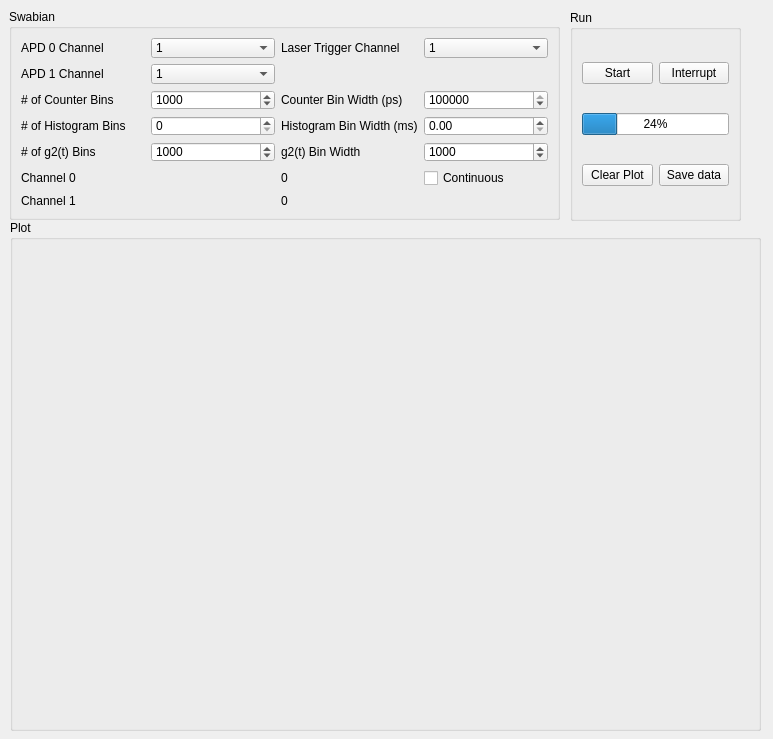
<?xml version="1.0" encoding="UTF-8"?>
<ui version="4.0">
 <class>Form</class>
 <widget class="QWidget" name="Form">
  <property name="geometry">
   <rect>
    <x>0</x>
    <y>0</y>
    <width>773</width>
    <height>739</height>
   </rect>
  </property>
  <property name="windowTitle">
   <string>Form</string>
  </property>
  <widget class="QGroupBox" name="groupBox">
   <property name="geometry">
    <rect>
     <x>9</x>
     <y>9</y>
     <width>551</width>
     <height>211</height>
    </rect>
   </property>
   <property name="title">
    <string>Swabian</string>
   </property>
   <layout class="QGridLayout" name="gridLayout_2">
    <item row="0" column="0">
     <widget class="QLabel" name="APD0_label">
      <property name="text">
       <string>APD 0 Channel</string>
      </property>
     </widget>
    </item>
    <item row="0" column="1">
     <widget class="QComboBox" name="APD0_select">
      <property name="currentText">
       <string>1</string>
      </property>
      <item>
       <property name="text">
        <string>1</string>
       </property>
      </item>
      <item>
       <property name="text">
        <string>2</string>
       </property>
      </item>
      <item>
       <property name="text">
        <string>3</string>
       </property>
      </item>
      <item>
       <property name="text">
        <string>4</string>
       </property>
      </item>
     </widget>
    </item>
    <item row="1" column="0">
     <widget class="QLabel" name="APD1_select_label">
      <property name="text">
       <string>APD 1 Channel</string>
      </property>
     </widget>
    </item>
    <item row="1" column="1">
     <widget class="QComboBox" name="APD1_select">
      <property name="currentText">
       <string>1</string>
      </property>
      <item>
       <property name="text">
        <string>1</string>
       </property>
      </item>
      <item>
       <property name="text">
        <string>2</string>
       </property>
      </item>
      <item>
       <property name="text">
        <string>3</string>
       </property>
      </item>
      <item>
       <property name="text">
        <string>4</string>
       </property>
      </item>
     </widget>
    </item>
    <item row="2" column="0">
     <widget class="QLabel" name="counter_bin_label">
      <property name="text">
       <string># of Counter Bins</string>
      </property>
     </widget>
    </item>
    <item row="2" column="1">
     <widget class="QDoubleSpinBox" name="counter_numbins_doubleSpinBox">
      <property name="decimals">
       <number>0</number>
      </property>
      <property name="maximum">
       <double>100000000000.000000000000000</double>
      </property>
      <property name="value">
       <double>1000.000000000000000</double>
      </property>
     </widget>
    </item>
    <item row="2" column="2">
     <widget class="QLabel" name="counter_binwidth_label">
      <property name="text">
       <string>Counter Bin Width (ps)</string>
      </property>
     </widget>
    </item>
    <item row="2" column="3">
     <widget class="QDoubleSpinBox" name="counter_binwidth_doubleSpinBox">
      <property name="decimals">
       <number>0</number>
      </property>
      <property name="minimum">
       <double>0.000000000000000</double>
      </property>
      <property name="maximum">
       <double>10000000000000000000.000000000000000</double>
      </property>
      <property name="value">
       <double>100000000000.000000000000000</double>
      </property>
     </widget>
    </item>
    <item row="3" column="0">
     <widget class="QLabel" name="histogrambin_label">
      <property name="text">
       <string># of Histogram Bins</string>
      </property>
     </widget>
    </item>
    <item row="3" column="2">
     <widget class="QLabel" name="hist_binwidth_label">
      <property name="text">
       <string>Histogram Bin Width (ms)</string>
      </property>
     </widget>
    </item>
    <item row="4" column="0">
     <widget class="QLabel" name="g2_bin_label">
      <property name="text">
       <string># of g2(t) Bins</string>
      </property>
     </widget>
    </item>
    <item row="4" column="1">
     <widget class="QDoubleSpinBox" name="g2_numbins_doubleSpinBox">
      <property name="decimals">
       <number>0</number>
      </property>
      <property name="maximum">
       <double>100000000000000000.000000000000000</double>
      </property>
      <property name="value">
       <double>1000.000000000000000</double>
      </property>
     </widget>
    </item>
    <item row="4" column="2">
     <widget class="QLabel" name="g2_binwidth_label">
      <property name="text">
       <string>g2(t) Bin Width</string>
      </property>
     </widget>
    </item>
    <item row="4" column="3">
     <widget class="QDoubleSpinBox" name="g2_binwidth_doubleSpinBox">
      <property name="decimals">
       <number>0</number>
      </property>
      <property name="maximum">
       <double>100000000000000000.000000000000000</double>
      </property>
      <property name="value">
       <double>1000.000000000000000</double>
      </property>
     </widget>
    </item>
    <item row="5" column="0">
     <widget class="QLabel" name="channel0_label">
      <property name="text">
       <string>Channel 0</string>
      </property>
     </widget>
    </item>
    <item row="5" column="2">
     <widget class="QLabel" name="ch0_label">
      <property name="text">
       <string>0</string>
      </property>
     </widget>
    </item>
    <item row="5" column="3">
     <widget class="QCheckBox" name="continuous_checkBox">
      <property name="text">
       <string>Continuous</string>
      </property>
     </widget>
    </item>
    <item row="6" column="0">
     <widget class="QLabel" name="channel1_label">
      <property name="text">
       <string>Channel 1</string>
      </property>
     </widget>
    </item>
    <item row="6" column="2">
     <widget class="QLabel" name="ch1_label">
      <property name="text">
       <string>0</string>
      </property>
     </widget>
    </item>
    <item row="0" column="2">
     <widget class="QLabel" name="trigger_label">
      <property name="text">
       <string>Laser Trigger Channel</string>
      </property>
     </widget>
    </item>
    <item row="0" column="3">
     <widget class="QComboBox" name="trigger_select">
      <property name="currentText">
       <string>1</string>
      </property>
      <item>
       <property name="text">
        <string>1</string>
       </property>
      </item>
      <item>
       <property name="text">
        <string>2</string>
       </property>
      </item>
      <item>
       <property name="text">
        <string>3</string>
       </property>
      </item>
      <item>
       <property name="text">
        <string>4</string>
       </property>
      </item>
     </widget>
    </item>
    <item row="3" column="1">
     <widget class="QDoubleSpinBox" name="hist_numbins_doubleSpinBox">
      <property name="decimals">
       <number>0</number>
      </property>
     </widget>
    </item>
    <item row="3" column="3">
     <widget class="QDoubleSpinBox" name="hist_binwidth_doubleSpinBox"/>
    </item>
   </layout>
  </widget>
  <widget class="QGroupBox" name="groupBox_4">
   <property name="geometry">
    <rect>
     <x>570</x>
     <y>10</y>
     <width>171</width>
     <height>211</height>
    </rect>
   </property>
   <property name="title">
    <string>Run</string>
   </property>
   <layout class="QGridLayout" name="gridLayout">
    <item row="2" column="1">
     <widget class="QPushButton" name="save_data_pushButton">
      <property name="text">
       <string>Save data</string>
      </property>
     </widget>
    </item>
    <item row="2" column="0">
     <widget class="QPushButton" name="clearplot_pushButton">
      <property name="text">
       <string>Clear Plot</string>
      </property>
     </widget>
    </item>
    <item row="1" column="0" colspan="2">
     <widget class="QProgressBar" name="progressBar">
      <property name="value">
       <number>24</number>
      </property>
     </widget>
    </item>
    <item row="0" column="1">
     <widget class="QPushButton" name="interrupt_pushButton">
      <property name="text">
       <string>Interrupt</string>
      </property>
     </widget>
    </item>
    <item row="0" column="0">
     <widget class="QPushButton" name="start_pushButton">
      <property name="text">
       <string>Start</string>
      </property>
     </widget>
    </item>
   </layout>
  </widget>
  <widget class="QGroupBox" name="plot_groupBox">
   <property name="geometry">
    <rect>
     <x>10</x>
     <y>220</y>
     <width>751</width>
     <height>511</height>
    </rect>
   </property>
   <property name="title">
    <string>Plot</string>
   </property>
   <layout class="QVBoxLayout" name="verticalLayout"/>
  </widget>
 </widget>
 <resources/>
 <connections/>
</ui>
